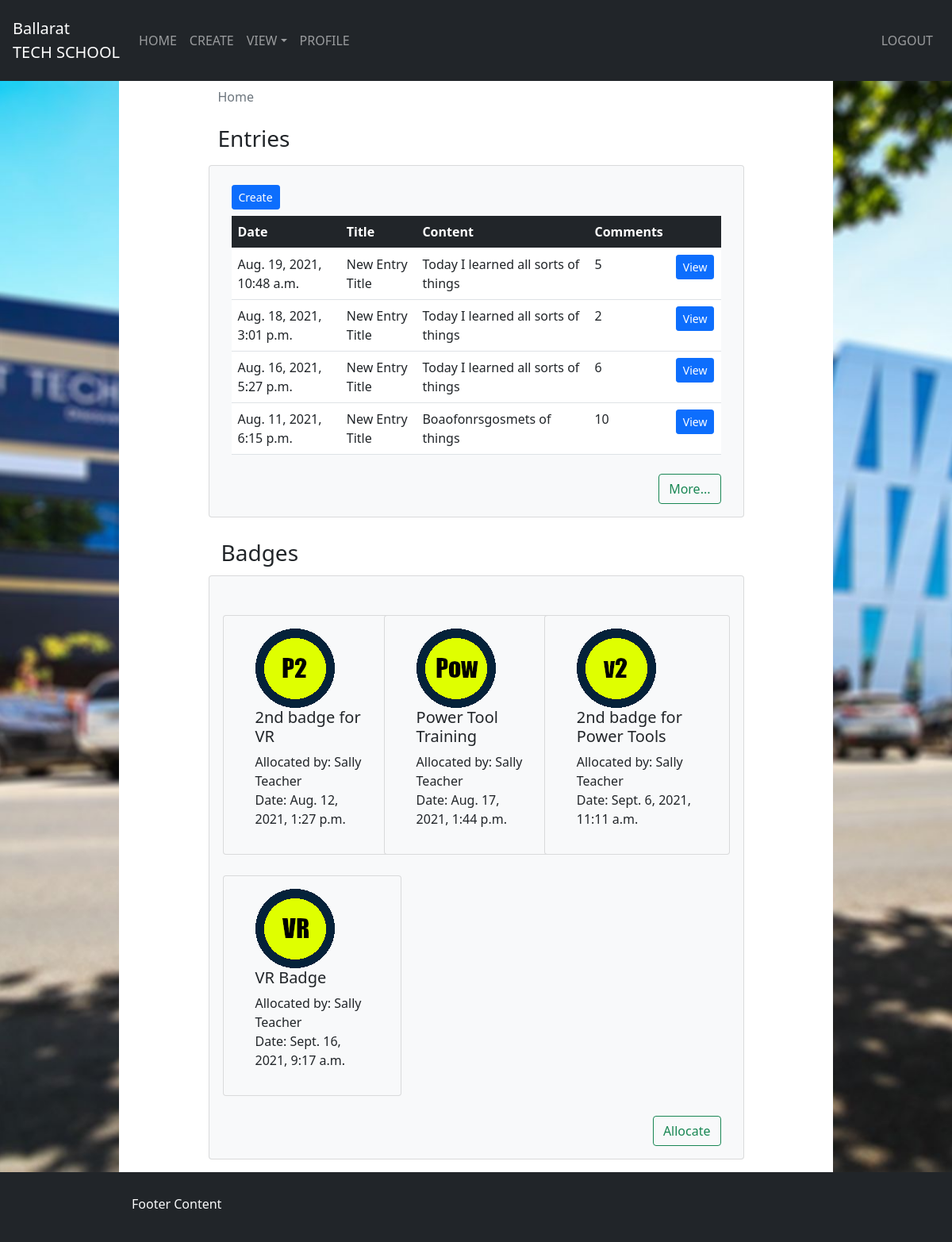
The page /student/ (signed in) on the database its author committed.
### entry/models.py (models this page shows)
class Entry(models.Model):
	entry_id = models.BigAutoField(primary_key=True)
	entry_title = models.TextField(max_length=100) # the title of the entry with a text limit of 100
	entry_content = models.TextField(max_length=500) # the actual content of the entry field with a text limit of 500
	entry_date = models.DateTimeField(auto_now=True) # the time that the entry was created
	report_id = models.ForeignKey(Report, on_delete=models.CASCADE)
	def get_absolute_url(self):
		return f"entry/{self.entry_id}"

### badge/models.py (models this page shows)
class Allocation(models.Model):
	allocation_id = models.BigAutoField(primary_key=True)
	student_id = models.ForeignKey(User, on_delete=models.CASCADE, related_name='students_badge')
	staff_id = models.ForeignKey(User, on_delete=models.CASCADE, related_name='staff_badge')
	badge_id = models.ForeignKey(Badge, on_delete=models.CASCADE, related_name='alloc_list')
	alloc_date = models.DateTimeField(auto_now=True)

class Badge(models.Model):
	badge_id = models.BigAutoField(primary_key=True)
	badge_title = models.TextField(max_length=200)
	badge_description = models.TextField(max_length=500)
	badge_allocated_image = models.ImageField(null=True, blank=True, upload_to="images/badges")
	badge_unallocated_image = models.ImageField(null=True, blank=True, upload_to="images/badges")
	badge_how_to_obtain = models.TextField(max_length=200, null=True, blank=True)
	badge_subject = models.ForeignKey(Subject, on_delete=models.CASCADE, default=1)

### login/decorators.py (the view)
		def wrapper_func(request, *args, **kwargs):
			if request.user.groups.all()[0].name == 'student':
				user = User.objects.get(id=request.user.id)
				current_date = datetime.date.today()
				current_report = Report.objects.get(student_id=user, report_active=True)
				if current_date > current_report.report_start_date and current_date < current_report.report_end_date:
					return view_func(request, *args, **kwargs)
				return HttpResponseRedirect("/no_report")
			return view_func(request, *args, **kwargs)

### views/views.py (called while the page is built)
@login_required(login_url="/")
@allowed_users(allowed_roles=['student'])
@active_report()
def student_dashboard_view(request, *args, **kwargs):
	user = request.user.id
	user_report = None
	try:
		user_report = Report.objects.get(student_id=user, report_active=True)
	except Report.DoesNotExist:
		return HttpResponseRedirect("/report")
	report = Report.objects.get(student_id=user, report_active=True)
	student_entries = Entry.objects.annotate(num_comments=models.Count('comment')).filter(report_id=user_report).order_by('-entry_date')
	alloc_list = Allocation.objects.filter(student_id=user)
	content = {
			'query_set': student_entries,
			'alloc_list': alloc_list
	}
	return render(request, 'student_dashboard.html', content)

### templates/student_dashboard.html (shortened to what this page needs)
{% extends 'student_base.html' %}
{% block content %}
<div class="bg-white text-dark w-75">
	<div class='d-flex justify-content-center'>
		<div class="w-75 mb-2 mt-2 text-dark ">
			<div class='container'>
				<nav aria-label="breadcrumb">
					<ol class="breadcrumb">
						<li class="breadcrumb-item active" aria-current="page">Home</li>
					</ol>
				</nav>
			</div>
			<div class='mt-4'>
				<div class='container'>
					<div class='bts_background'>
						<h3>Entries</h3>
					</div>
				</div>
			</div>
		</div>
	</div>
	<div class='d-flex justify-content-center'>
		<div class="p-3 mb-3 w-75 card bg-light text-dark ">
			<div class='container'>
				<div class="pt-2 row justify-content-md-center">
					<div class="table-responsive">
<td>
	<form action="/student/entry/create{{ Create }}">
		<button type="submit" class="btn btn-primary btn-sm">Create</button>
	</form>
</td>
<div class='pt-2 d-flex justify-content-end'></div>
<table id="entry_table">
		<table class="table table-hover bg-white">
		<thead class="table-dark">
	<tr>
		<th>Date</th>
		<th>Title</th>
		<th>Content</th>
		<th colspan="1">Comments</th>
		<th></th>
	</tr>
		</thead>
{% if not query_set %}
	<td colspan="4">You have no entries</td>
{% else %}
	{% for entry in query_set|slice:":6" %}
		<tr>
			<td>{{ entry.entry_date }}</td>
			<td>{{ entry.entry_title }}</td>
			<td>{{ entry.entry_content}}</td>
			<td>{{ entry.num_comments }}</td>
			<td
			colspan="2" class="noborder"><a href="/student/{{ entry.get_absolute_url }}/" ></a>
			<form action="/student/{{ entry.get_absolute_url }}/">
				<button type="submit" class="btn btn-primary btn-sm">View</button>
			</form>
		</td>
		</tr>
	{% endfor %}
{% endif %}
</table>
</div>
</div>
<div class='pt-2 d-flex justify-content-end'>
	<form action="/student/entry">
		<button type="submit" class="btn btn-outline-success">More...</button>
	</form>
			</div>
		</div>
	</div>
</div>
<div class='d-flex justify-content-center'>
	<div class="p-1 mt-2 w-75 text-dark">
		<div class='container'>
<h3>Badges</h3>
		</div>
	</div>
</div>
<div class='d-flex justify-content-center'>
	<div class="p-3 mb-3 w-75 card bg-light text-dark">
		<div class='container'>
			<div class="pt-2 row justify-content-md-center">
				<div class="table-responsive">
					<table class="table table-hover bg-white">
						<thead class="table-dark">
<table>
	{% for badge in alloc_list|slice:":6" %}
		{% if forloop.counter0|divisibleby:3 %}<tr>{% endif %}
		<td>
			<div class='pt-2 row justify-content-center'>
				<div class="p-3 mb-3 w-80 card bg-light text-dark ">
					<div class='container'>
			<img src="{{ badge.badge_id.badge_allocated_image.url }}">
			<h5>{{ badge.badge_id.badge_title }}</h5>
			Allocated by: {{ badge.staff_id.first_name }} {{ badge.staff_id.last_name }}</br>
			Date: {{ badge.alloc_date }}</p>
		</div></div>
		</td>
		{% if forloop.counter|divisibleby:3 %}</tr>{% endif %}
		{% empty %}
			<p>No Badges Allocated at this time</p>
	{% endfor %}
</table>
	</div>
</div>
<div class='pt-2 d-flex justify-content-end'>
	<form action="/student/badge">
		<button type="submit" class="btn btn-outline-success">Allocate</button>
	</form>
				</div>
			</div>
		</div>
	</div>
</div>
</div>
{% endblock %}

### templates/student_base.html (shortened to what this page needs)
{% load static %}
<!DOCTYPE html>
<html>
	<head>
			<link href="https://cdn.jsdelivr.net/npm/bootstrap@5.0.2/dist/css/bootstrap.min.css" rel="stylesheet">
			<link href="{% static '/css/custom.css' %}" rel='stylesheet'>
	</head>
	<body>
		{% include 'student_header.html' %}
		<div class='bts-background'>
			<div class='d-flex justify-content-center'>
				{% block content %}
				{% endblock %}
			</div>
			<footer class='text-light bg-dark p-3'>
				<div class='d-flex justify-content-center'>
					<div class="p-1 mt-2 w-75">
						<p>Footer Content</p>
					</div>
				</div>
			</footer>
	</body>
</html>

### templates/student_header.html (shortened to what this page needs)
{% load static %}
<body>
  <nav class="navbar navbar-expand-md navbar-dark bg-dark p-3">
    <a class="navbar-brand" href="/student">Ballarat </br> TECH SCHOOL</a>
<div class="collapse navbar-collapse" id="navbarSupportedContent">
    <ul class="navbar-nav md-auto">
      <li class="nav-item active">
          <a class="nav-link" href="/student">HOME</a>
      </li>
      <li class="nav-item">
          <a class="nav-link" href="/student/entry/create">CREATE</a>
      </li>
      <li class="nav-item dropdown">
      <a class="nav-link dropdown-toggle" href="#" id="navbarDropdown" role="button" data-toggle="dropdown"aria-haspopup="true" aria-expanded="false">VIEW</a>
      </li>
      <li class="nav-item">
      <a class="nav-link" href="/student/profile/">PROFILE</a>
    </li>
   </ul>
</div>
<div class="collapse navbar-collapse" id="navbarSupportedContent">
      <ul class="navbar-nav ms-auto">
        <li class="nav-item active">
          <a class="nav-link" href="/logout/">LOGOUT</a>
      </li>
    </ul>
</div>
</nav>
</body>

### static/css/custom.css (style rules this page uses)
.bts-background { background-image: url("../../media/background/bts-school.jpg") ; max-width: 100%; height: 100%; background-position: center; background-repeat: no-repeat; background-size: cover; }

### rows shown on the page
Entry: entry_date "Aug. 19, 2021, 10:48 a.m.", entry_title "New Entry Title", entry_content "Today I learned all sorts of things", num_comments "5"
Entry: entry_date "Aug. 18, 2021, 3:01 p.m.", entry_title "New Entry Title", entry_content "Today I learned all sorts of things", num_comments "2"
Entry: entry_date "Aug. 16, 2021, 5:27 p.m.", entry_title "New Entry Title", entry_content "Today I learned all sorts of things", num_comments "6"
Entry: entry_date "Aug. 11, 2021, 6:15 p.m.", entry_title "New Entry Title", entry_content "Boaofonrsgosmets of things", num_comments "10"
Allocation: badge_id.badge_allocated_image (picture), badge_id.badge_title "2nd badge for VR", staff_id.first_name "Sally", staff_id.last_name "Teacher", alloc_date "Aug. 12, 2021, 1:27 p.m."
Allocation: badge_id.badge_allocated_image (picture), badge_id.badge_title "Power Tool Training", staff_id.first_name "Sally", staff_id.last_name "Teacher", alloc_date "Aug. 17, 2021, 1:44 p.m."
Allocation: badge_id.badge_allocated_image (picture), badge_id.badge_title "2nd badge for Power Tools", staff_id.first_name "Sally", staff_id.last_name "Teacher", alloc_date "Sept. 6, 2021, 11:11 a.m."
Allocation: badge_id.badge_allocated_image (picture), badge_id.badge_title "VR Badge", staff_id.first_name "Sally", staff_id.last_name "Teacher", alloc_date "Sept. 16, 2021, 9:17 a.m."
